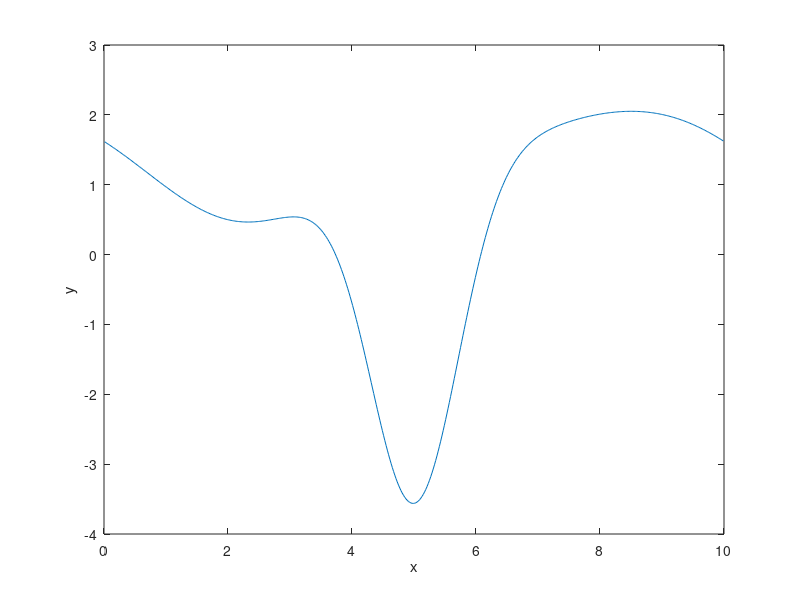

Source code (MATLAB):
% Korteweg-deVries equation on a periodic
% cell-centered grid using Crank-Nicolson
clear; close all;

N=500;
L=10;
h=L/N;
x=h/2:h:L-h/2;
x=x'; % turn x into a column vector

alpha=input(' Enter alpha - ')

ymax=input(' Enter initial amplitude of y - ')

% load an initial Gaussian centered on the computing region
y=ymax*exp(-(x-.5*L).^2);

% choose a time step
tau=input(' Enter the time step - ')

% select the time to run
tfinal=input(' Enter the time to run - ')
Nsteps=ceil(tfinal/tau);

iskip=input(' Enter the plot skip factor - ')

% Initialize the parts of the A and B matrices that
% do not depend on ybar and load them into At and Bt.
% Make them be sparse so the code will run fast.

At=sparse(N,N);
Bt=At;

% Build integer arrays for handling the wrapped points at the ends
% (periodic system)

jm=1:N;
jp=mod(jm,N)+1;
jpp=mod(jm+1,N)+1;
jmm=mod(jm-2,N)+1;

% load the matrices with the terms that don't depend on ybar
for j=1:N
    At(j,jmm(j))=-0.5*alpha/h^3;
    At(j,jm(j))=0.5/tau+3/2*alpha/h^3;
    At(j,jp(j))=0.5/tau-3/2*alpha/h^3;
    At(j,jpp(j))=0.5*alpha/h^3;
    Bt(j,jmm(j))=0.5*alpha/h^3;
    Bt(j,j)=0.5/tau-3/2*alpha/h^3;
    Bt(j,jp(j))=0.5/tau+3/2*alpha/h^3;
    Bt(j,jpp(j))=-0.5*alpha/h^3;
end

for n=1:Nsteps

    % do the predictor step
    A=At;B=Bt;
    % load ybar, then add its terms to A and B
    ybar=y;
    for j=1:N
        tmp=0.25*(ybar(jp(j))+ybar(jm(j)))/h;
        A(j,jm(j))=A(j,jm(j))-tmp;
        A(j,jp(j))=A(j,jp(j))+tmp;
        B(j,jm(j))=B(j,jm(j))+tmp;
        B(j,jp(j))=B(j,jp(j))-tmp;
    end

    % do the predictor solve
    r=B*y;
    yp=A\r;

    % corrector step
     A=At;B=Bt;
     % average current and predicted y's to correct ybar
     ybar=.5*(y+yp);
     for j=1:N
        tmp=0.25*(ybar(jp(j))+ybar(jm(j)))/h;
        A(j,jm(j))=A(j,jm(j))-tmp;
        A(j,jp(j))=A(j,jp(j))+tmp;
        B(j,jm(j))=B(j,jm(j))+tmp;
        B(j,jp(j))=B(j,jp(j))-tmp;
    end

    % do the final corrected solve
    r=B*y;
    y=A\r;

    if rem(n-1,iskip)==0
      plot(x,y)
      xlabel('x');ylabel('y')
      pause(.1)
    end

end
